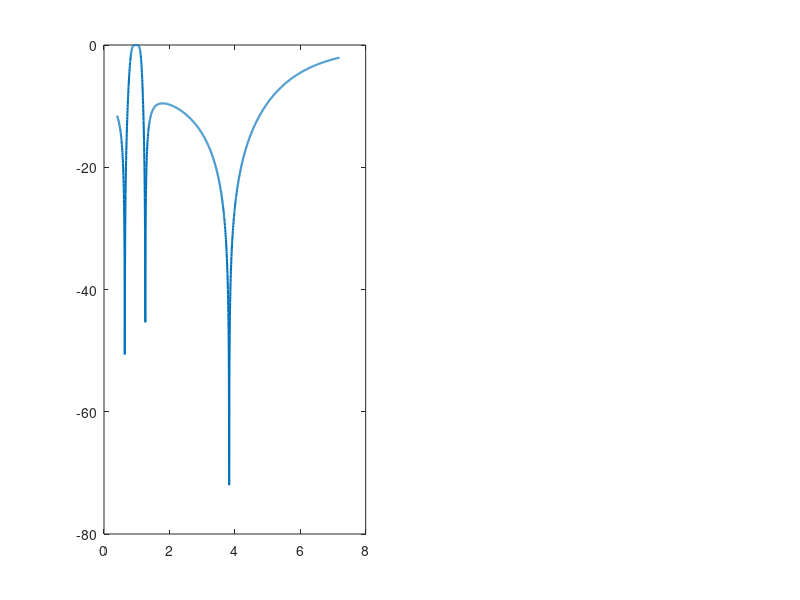

The MATLAB source for this figure: (Note: this script raises an error after producing the figure.)
clc; clear; close all;

%% Parameters
R_L = 100;          % Load resistance (Ohms)
Z0 = 50;            % Transmission line impedance (Ohms)
f1 = 0.8e9;         % First matching frequency (Hz)
f2 = 1.6e9;         % Second matching frequency (Hz)
f3 = 2.4e9;         % Third matching frequency (Hz)
omega = 2*pi*[f1 f2 f3];

%% Triple-Frequency Transformation (Eq. 12-14 from paper)
k_inf = 1/(omega(2) - omega(1) + omega(3));
q1 = omega(1)*omega(2)*omega(3)*k_inf;
k1 = k_inf*(omega(1)*omega(2) + omega(2)*omega(3) - omega(1)*omega(3) - q1);

%% Component Calculations (Fig. 6 topology)
R1 = sqrt(R_L*Z0 - Z0^2);      % Intermediate resistance
G2 = R1/(R_L*Z0);

L2 = k_inf*R1;                  % Series elements
C2 = k_inf*G2;

C1 = 1/(k1*R1);                 % Parallel resonant branches
L1 = k1*R1/q1;
L3 = 1/(k1*G2);
C3 = k1*G2/q1;

fprintf('Triple-Frequency Matching Network:\n');
fprintf('L1 = %.2e H, C1 = %.2e F\n', L1, C1);
fprintf('L2 = %.2e H, C2 = %.2e F\n', L2, C2);
fprintf('L3 = %.2e H, C3 = %.2e F\n', L3, C3);

%% Frequency Sweep
f = linspace(0.5*f1, 3*f3, 2000);  % 0.5f1 to 3f3
w = 2*pi*f;

%% Reflection Coefficient Calculation
Gamma = zeros(size(f));
a = (1 - (Z0/R_L)) / (1 + (Z0/R_L));  % DC reflection coefficient

for i = 1:length(w)
    % Transformed frequency variable (Eq. 15)
    Omega = k_inf*w(i) + (k1*w(i))/(q1 - w(i)^2);
    
    % Reflection coefficient (modified Eq. 4)
    Gamma(i) = sqrt(1 / (1 + ((a^-2 - 1) / (1 - Omega^2)^2)));
end

%% Plotting Reflection Coefficient
fig1 = figure('Position', [100 100 800 400]);
subplot(1,2,1);
plot(f/1e9, 20*log10(abs(Gamma)), 'LineWidth', 1.5);
hold on;
xline([f1 f2 f3]/1e9, 'r--', {'f_1','f_2','f_3'});
grid on;
xlabel('Frequency (GHz)');
ylabel('|\Gamma| (dB)');
title('Reflection Coefficient');
ylim([-40 0]);

subplot(1,2,2);
plot(f/1e9, abs(Gamma), 'LineWidth', 1.5);
hold on;
xline([f1 f2 f3]/1e9, 'r--', {'f_1','f_2','f_3'});
grid on;
xlabel('Frequency (GHz)');
ylabel('|\Gamma| (Linear)');
title('Matching Detail');
ylim([0 1]);

% Save this plot
saveas(fig1, 'Triple_Frequency_Reflection_Coefficient.png');

%% Smith Chart (if RF Toolbox available)
if license('test', 'RF_Toolbox')
    fig2 = figure;
    smithplot(Gamma.*exp(1i*angle(Gamma))); % Assume minimal phase shift
    title('Triple-Frequency Smith Chart');

    % Save smith chart
    saveas(fig2, 'Triple_Frequency_Smith_Chart.png');
end

%% Critical Frequency
alpha3 = sqrt(q1 + k1/k_inf);
fprintf('\nCritical Frequency between f2 and f3: %.2f GHz\n', alpha3/(2*pi*1e9));
